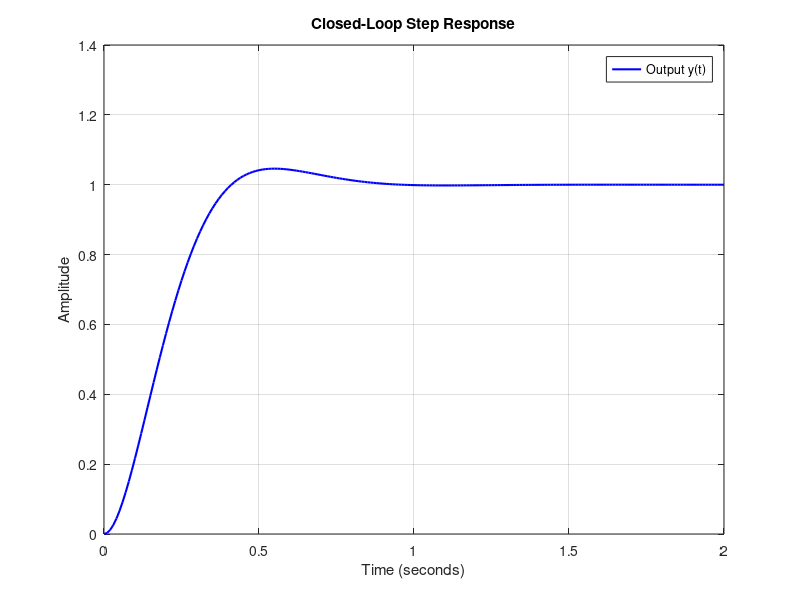
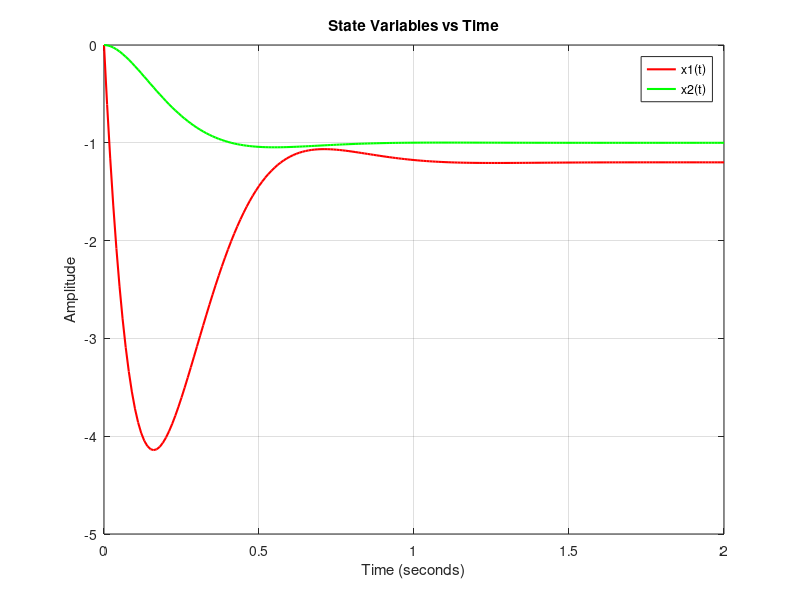

Here is the MATLAB script that generated these plots, in order:
% Question 1.ii: Servo Position Control System Design

clc;
clear;
close all;

%% System Definition
% Given transfer function: G(s) = 5 / (s^2 + 1.2s + 2)
num = [5];           % Numerator
den = [1 1.2 2];     % Denominator

% Convert to State-Space
[A, B, C, D] = tf2ss(num, den);

%% Design Specifications
% 5% overshoot and 0.5s settling time
% Calculate damping ratio (zeta) and natural frequency (wn)
zeta = 0.7;                       % Damping ratio for 5% overshoot
ts = 0.5;                         % Settling time (s)
wn = 4 / ts;                      % Natural frequency
real_part = -zeta * wn;           % Real part of poles
imag_part = wn * sqrt(1 - zeta^2); % Imaginary part of poles

% Desired poles
desired_poles = [real_part + imag_part*1j, real_part - imag_part*1j];
disp('Desired closed-loop poles:');
disp(desired_poles);

%% State Feedback Gain (K)
K = place(A, B, desired_poles);  % Compute feedback gain
disp('State feedback gain (K):');
disp(K);

%% Feedforward Gain (kr)
kr = 1 / (-C * inv(A - B * K) * B);  % Ensure unit step tracking
disp('Feedforward gain (kr):');
disp(kr);

%% Closed-Loop System
% Closed-loop state-space matrices
A_cl = A - B * K;       % New A matrix
B_cl = B * kr;          % Modified B matrix

% Define Closed-Loop System
sys_cl = ss(A_cl, B_cl, C, D);

%% Simulation and Plotting
% Time vector
t = 0:0.01:2;  % Simulate for 2 seconds

% Simulate step response
[y, t, x] = step(sys_cl, t);

% Plot results
figure;
plot(t, y, 'b', 'LineWidth', 1.5);
grid on;
title('Closed-Loop Step Response');
xlabel('Time (seconds)');
ylabel('Amplitude');
legend('Output y(t)');

% Plot state variables
figure;
plot(t, x(:, 1), 'r', 'LineWidth', 1.5); hold on;
plot(t, x(:, 2), 'g', 'LineWidth', 1.5);
grid on;
title('State Variables vs Time');
xlabel('Time (seconds)');
ylabel('Amplitude');
legend('x1(t)', 'x2(t)');
